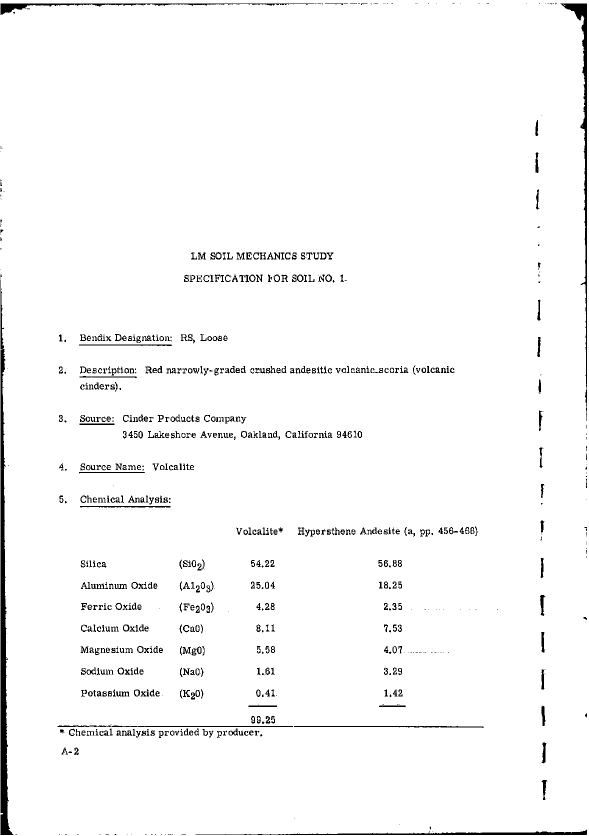
#> input picture img/1968-vol2/p0003.png, 1178 x 1671 px (shown at 1/2 size)
$ python holes.py ../../../../img/1968-vol2/p0003.png
#> lines starting #> are read from the running program, lines starting #| are printed output that depends on the picture; after the words box and inside, x2 and y2 are one past the last pixel; in counts of white or black regions, pixels touching at a corner belong together
"""Enclosed white regions (holes) inside the FB-5 frame: every white region not connected to the
frame's interior background. A plotted open circle leaves a hole of about 380 px; letters leave
smaller ones. Usage: python holes.py <image>"""
import sys
from collections import deque
import numpy as np
from PIL import Image
g = np.asarray(Image.open(sys.argv[1]).convert("L")) < 128
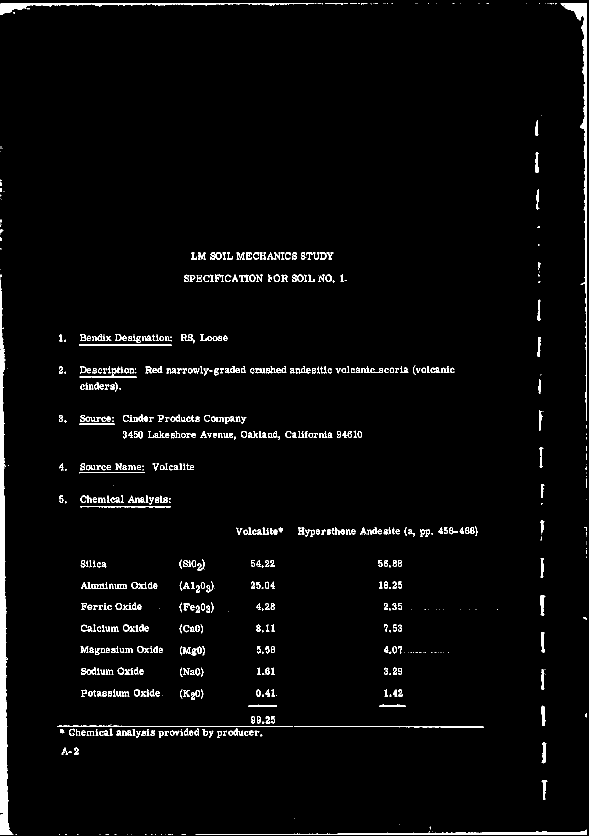
#> g: shape (1671, 1178) bool (shown at 1/2 size); 2.8% white; 763 white regions (242 under 20 px), largest, box (x1, y1, x2, y2) and area: (1, 560, 27, 1670) 9966, (1121, 7, 1174, 842) 4423, (391, 1659, 1174, 1670) 2632
u0, v0, u1, v1 = 700, 900, 2820, 3970
sub = ~g[v0:v1, u0:u1]
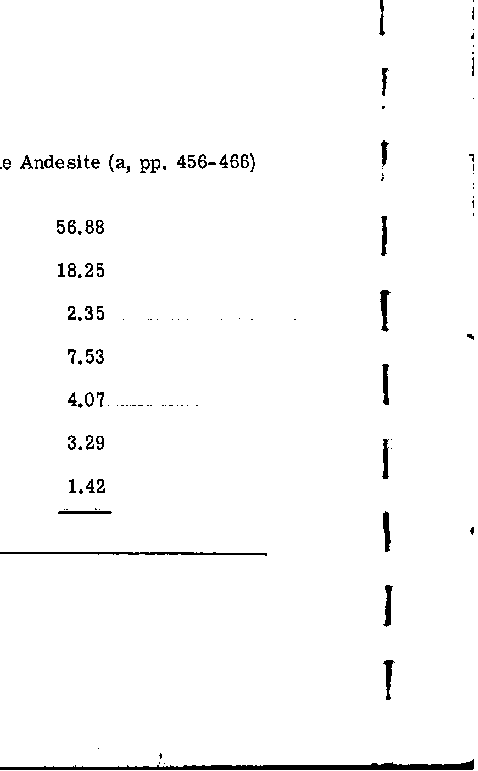
#> sub: shape (771, 478) bool; 98% white; 126 black regions (66 under 20 px), largest, box (x1, y1, x2, y2) and area: (0, 759, 474, 770) 2134, (0, 552, 267, 556) 596, (380, 290, 391, 332) 233
H, W = sub.shape
#> H = 771; W = 478
lab = np.zeros(sub.shape, np.int32)
n = 0
regions = []
for sv in range(H):
    for su in range(W):
        if sub[sv, su] and lab[sv, su] == 0:
            n += 1
            q = deque([(sv, su)]); lab[sv, su] = n
            pts = []
            touches = False
            while q:
                v, u = q.popleft(); pts.append((v, u))
                if v == 0 or u == 0 or v == H - 1 or u == W - 1:
                    touches = True
                for dv, du in ((1, 0), (-1, 0), (0, 1), (0, -1)):
                    a, b = v + dv, u + du
                    if 0 <= a < H and 0 <= b < W and sub[a, b] and lab[a, b] == 0:
                        lab[a, b] = n; q.append((a, b))
            if not touches and len(pts) < 5000:
                P = np.array(pts)
                regions.append((len(pts), P[:, 1].mean() + u0, P[:, 0].mean() + v0))
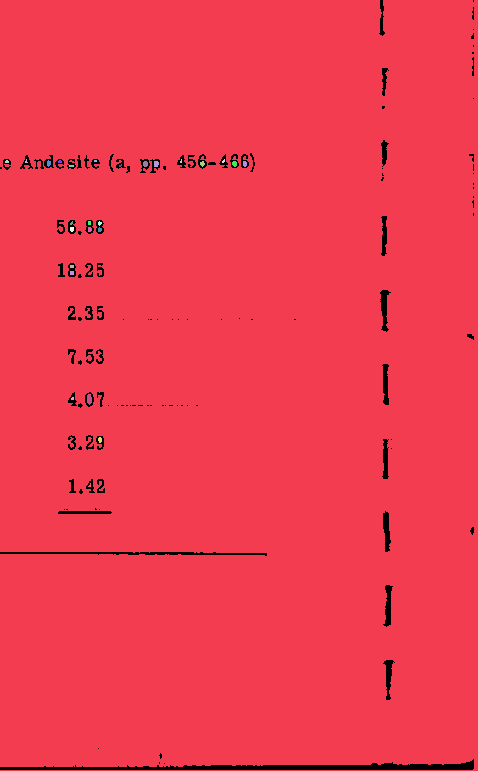
#> lab: shape (771, 478) int32; 28 distinct labels, from 0 to 27; one colour per label, 0 black
#> after the loop, n = 27
for a, u, v in sorted(regions, key=lambda r: (r[2], r[1])):
    if a >= 30:
        print(f"hole area {a:5d} px at ({u:.1f}, {v:.1f})")

$ run again, on img/1968-vol2/p0005.png
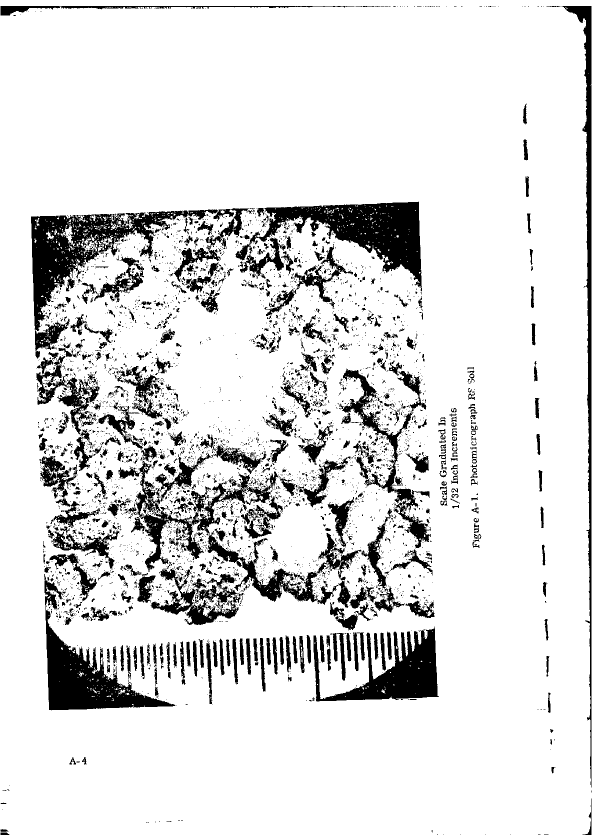
#> input picture img/1968-vol2/p0005.png, 1196 x 1671 px (shown at 1/2 size)
#> g: shape (1671, 1196) bool; 12.9% white; 4872 white regions (4265 under 20 px), largest, box (x1, y1, x2, y2) and area: (62, 418, 468, 717) 24967, (471, 403, 844, 582) 23679, (88, 1148, 350, 1421) 19021
#> `sub = ~g[v0:v1, u0:u1]`:
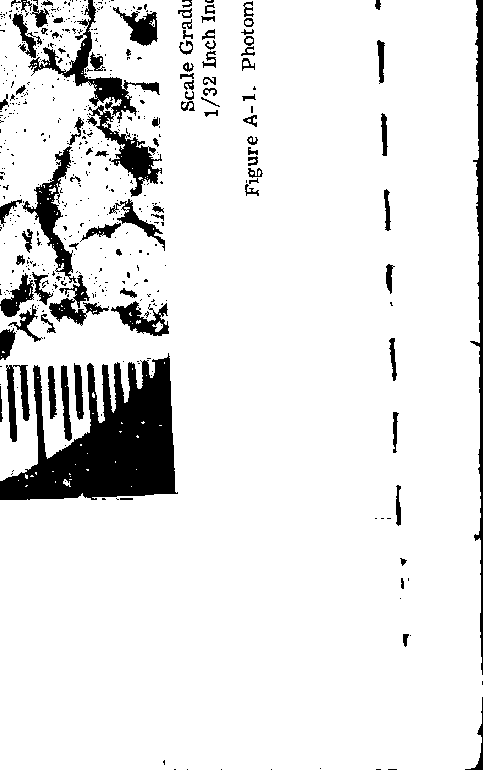
#> sub: shape (771, 496) bool; 90.4% white; 527 black regions (431 under 20 px), largest, box (x1, y1, x2, y2) and area: (0, 353, 178, 500) 14054, (470, 0, 483, 675) 2733, (28, 0, 160, 123) 2387
#> after the loop `for sv in range(H):`:
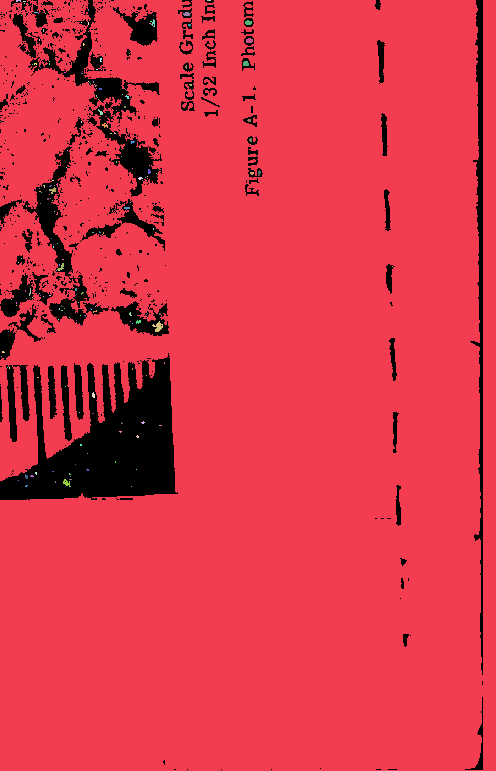
#> lab: shape (771, 496) int32; 207 distinct labels, from 0 to 206; one colour per label, 0 black

$ run again, on img/1968-vol2/p0007.png
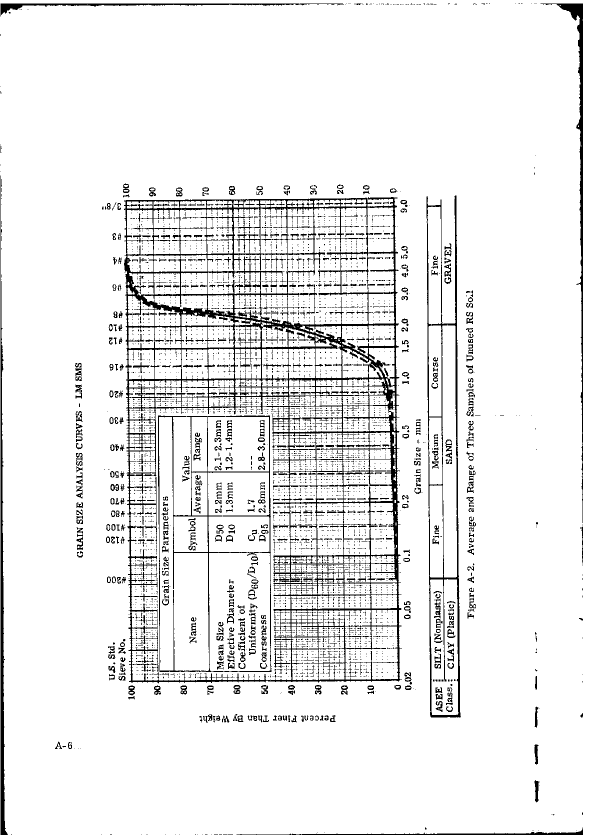
#> input picture img/1968-vol2/p0007.png, 1178 x 1671 px (shown at 1/2 size)
#> g: shape (1671, 1178) bool; 7.7% white; 4989 white regions (4307 under 20 px), largest, box (x1, y1, x2, y2) and area: (248, 394, 804, 1367) 67879, (853, 391, 922, 1435) 8624, (316, 831, 543, 1344) 6051
#> `sub = ~g[v0:v1, u0:u1]`:
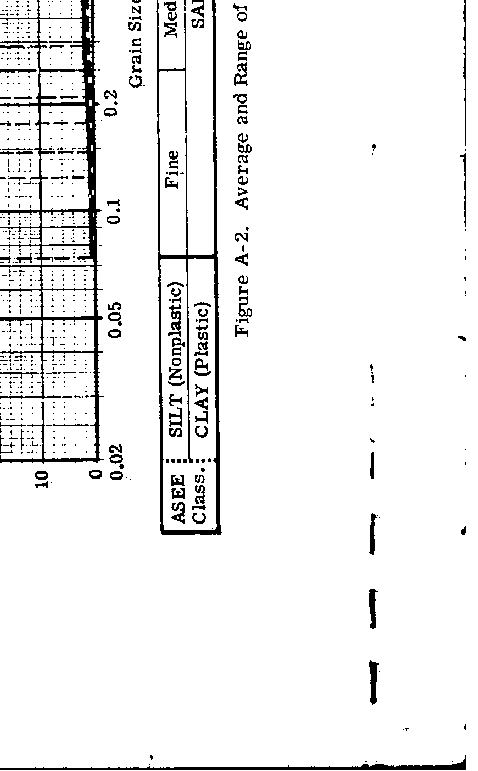
#> sub: shape (771, 478) bool; 94% white; 687 black regions (564 under 20 px), largest, box (x1, y1, x2, y2) and area: (0, 0, 104, 464) 6909, (156, 0, 222, 535) 4337, (0, 755, 466, 770) 1502
#> after the loop `for sv in range(H):`:
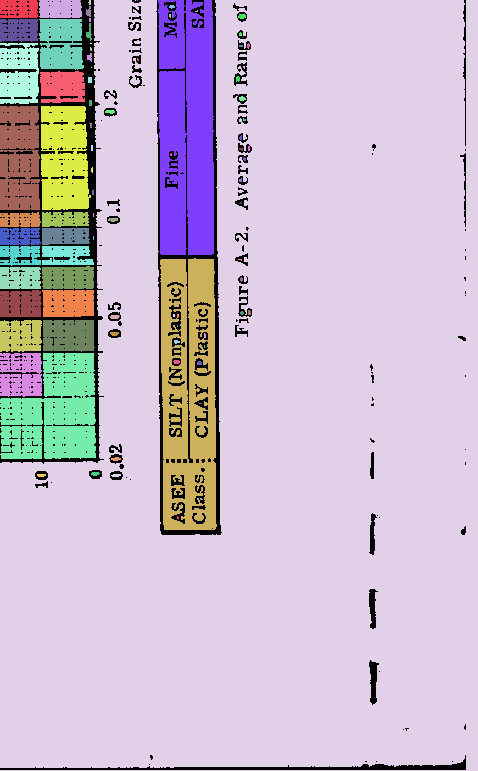
#> lab: shape (771, 478) int32; 86 distinct labels, from 0 to 85; one colour per label, 0 black

$ run again, on img/1968-vol2/p0008.png
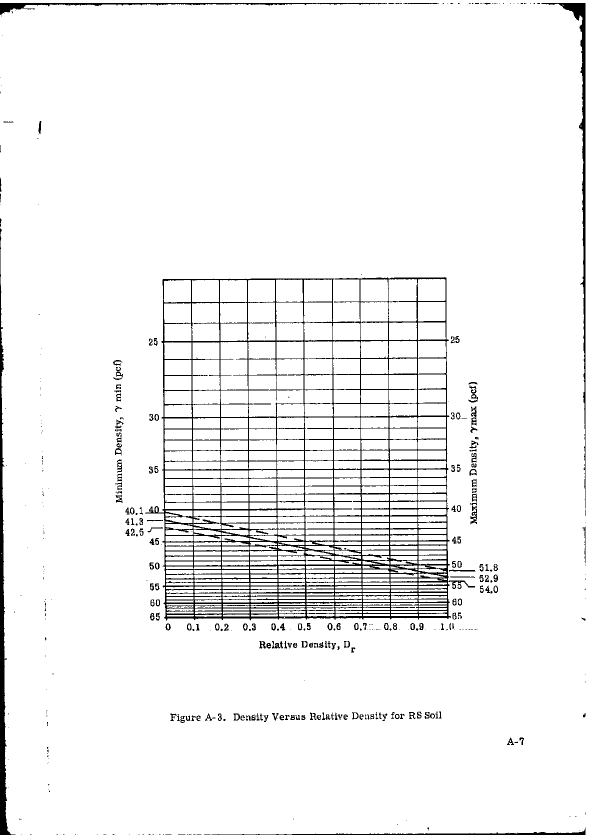
#> input picture img/1968-vol2/p0008.png, 1178 x 1671 px (shown at 1/2 size)
#> g: shape (1671, 1178) bool; 5% white; 455 white regions (254 under 20 px), largest, box (x1, y1, x2, y2) and area: (290, 554, 902, 1241) 67098, (0, 456, 31, 1670) 8123, (1082, 6, 1171, 1016) 5550
#> `sub = ~g[v0:v1, u0:u1]`:
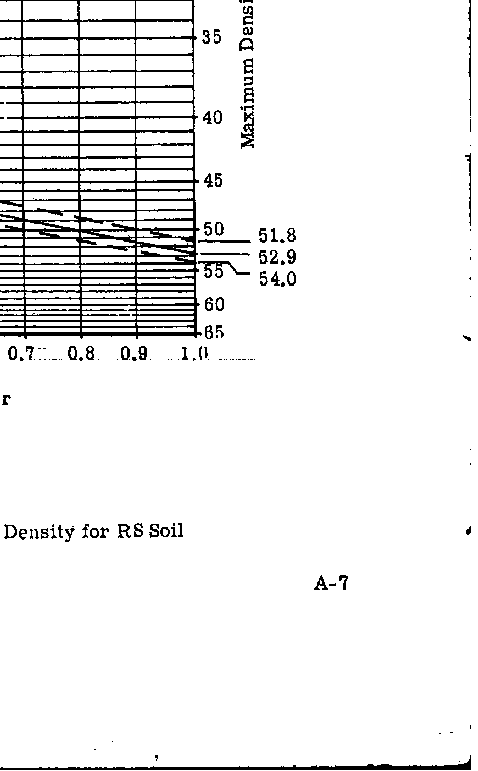
#> sub: shape (771, 478) bool; 93.7% white; black in thin lines or dots
#> after the loop `for sv in range(H):`:
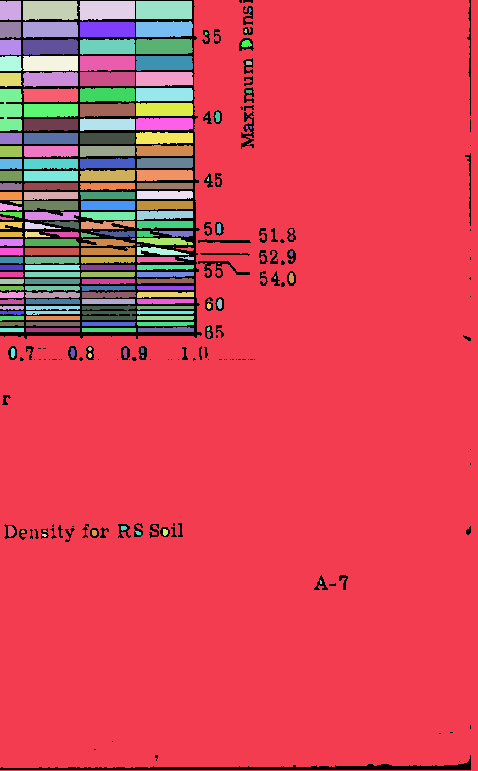
#> lab: shape (771, 478) int32; 183 distinct labels, from 0 to 182; one colour per label, 0 black
